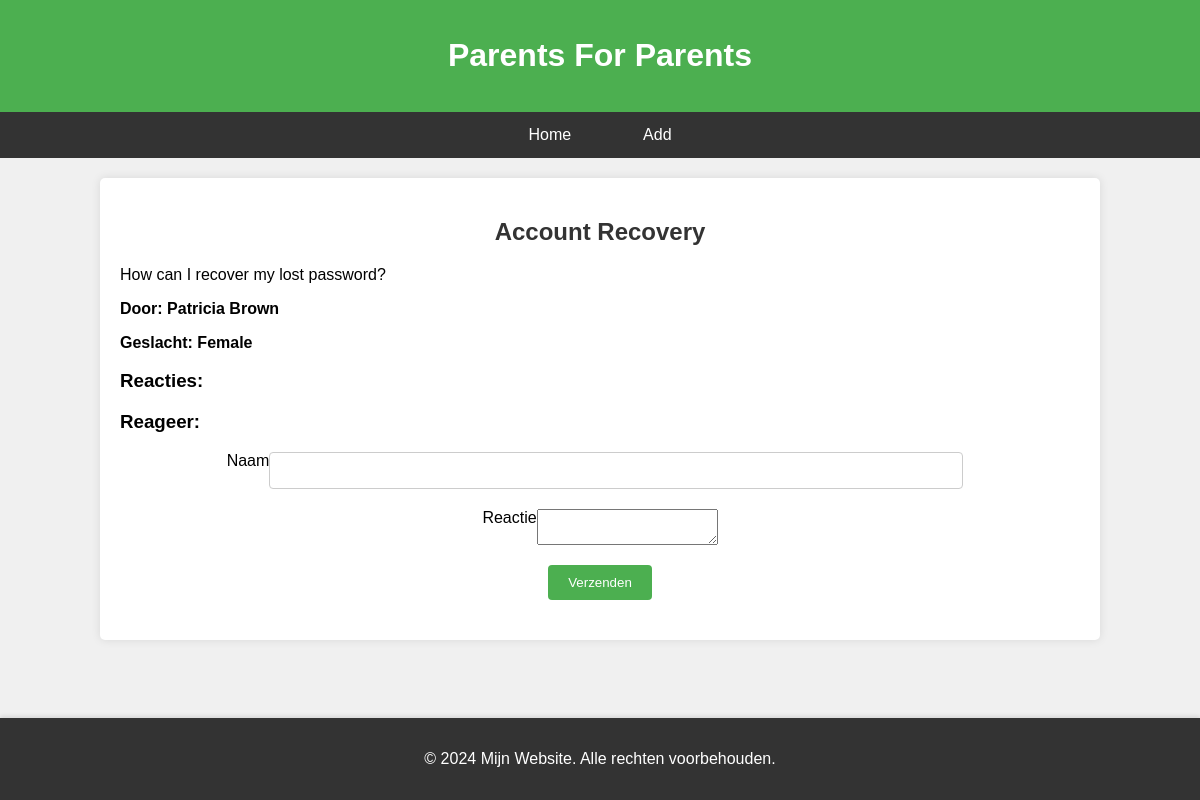
/PHP/probleem.php?id=5, run on the app's committed database.
### tables this page shows
CREATE TABLE "probleem" (
	"ID"	INTEGER NOT NULL UNIQUE,
	"title"	TEXT NOT NULL,
	"vraag"	TEXT NOT NULL,
	"naam"	TEXT NOT NULL,
	"geslacht"	TEXT NOT NULL,
	PRIMARY KEY("ID")
);

### PHP/probleem.php (the view, shortened to what this page needs)
<?php
$conn = new SQLite3('../ASSETS/DB.db');
if (isset($_GET['id'])) {
    $id = $_GET['id'];
    $probleem_query = "SELECT * FROM probleem WHERE ID = $id";
    $probleem_result = $conn->query($probleem_query);
    $probleem = $probleem_result->fetchArray();
    $naam = $probleem['naam'];
    $vraag = $probleem['vraag'];
    $title = $probleem['title'];
    $geslacht = $probleem['geslacht'];
}
?>
<!doctype html>
<html lang="en">
<head>
    <link rel="stylesheet" href="../CSS/style.css">
</head>
<body>
<header>
    <h1>Parents For Parents</h1>
</header>
<nav>
    <ul>
        <li><a href="index.php">Home</a></li>
        <li><a href="add.php">Add</a></li>
    </ul>
</nav>
<div class="main">
    <h2><?php echo $title; ?></h2>
    <p><?php echo $vraag; ?></p>
    <p><strong>Door: <?php echo $naam; ?></strong></p>
    <p><strong>Geslacht: <?php echo $geslacht; ?></strong></p>
    <h3>Reacties:</h3>
    <h3>Reageer:</h3>
    <form method="POST">
        <div class="form-group">
            <label for="naam">Naam</label>
            <input type="text" id="naam" name="naam" required>
        </div>
        <div class="form-group">
            <label for="reactie">Reactie</label>
            <textarea id="reactie" name="reactie" required></textarea>
        </div>
        <div class="form-group">
            <button type="submit" name="submit">Verzenden</button>
        </div>
    </form>
</div>
<footer>
    <p>&copy; 2024 Mijn Website. Alle rechten voorbehouden.</p>
</footer>
</body>
</html>

### CSS/style.css (style rules this page uses)
body { font-family: Arial, sans-serif; margin: 0; padding: 0; box-sizing: border-box; background-color: #f0f0f0; }
header { background-color: #4CAF50; color: white; text-align: center; padding: 1em 0; box-shadow: 0 2px 4px rgba(0, 0, 0, 0.1); }
nav { background-color: #333; margin-bottom: 20px; }
nav ul { list-style-type: none; padding: 0; margin: 0; display: flex; justify-content: center; }
nav ul li { margin: 0 1em; }
nav ul li a { color: white; text-decoration: none; padding: 14px 20px; display: block; transition: background-color 0.3s ease; }
.main { background-color: white; padding: 20px; border-radius: 5px; box-shadow: 0 0 10px rgba(0, 0, 0, 0.1); width: 80%; margin: 20px auto; }
.main h2 { text-align: center; color: #333; }
footer { background-color: #333; color: white; text-align: center; padding: 1em 0; position: fixed; width: 100%; bottom: 0; box-shadow: 0 -2px 4px rgba(0, 0, 0, 0.1); }
.form-group { display: flex; justify-content: center; margin-bottom: 20px; }
.form-group input[type="text"] { padding: 10px; border: 1px solid #ccc; border-radius: 4px; width: 70%; margin-right: 10px; }
.form-group button { padding: 10px 20px; background-color: #4CAF50; color: white; border: none; border-radius: 4px; cursor: pointer; transition: background-color 0.3s ease; }

### data on the page
probleem: title "Account Recovery", vraag "How can I recover my lost password?", naam "Patricia Brown", geslacht "Female"
